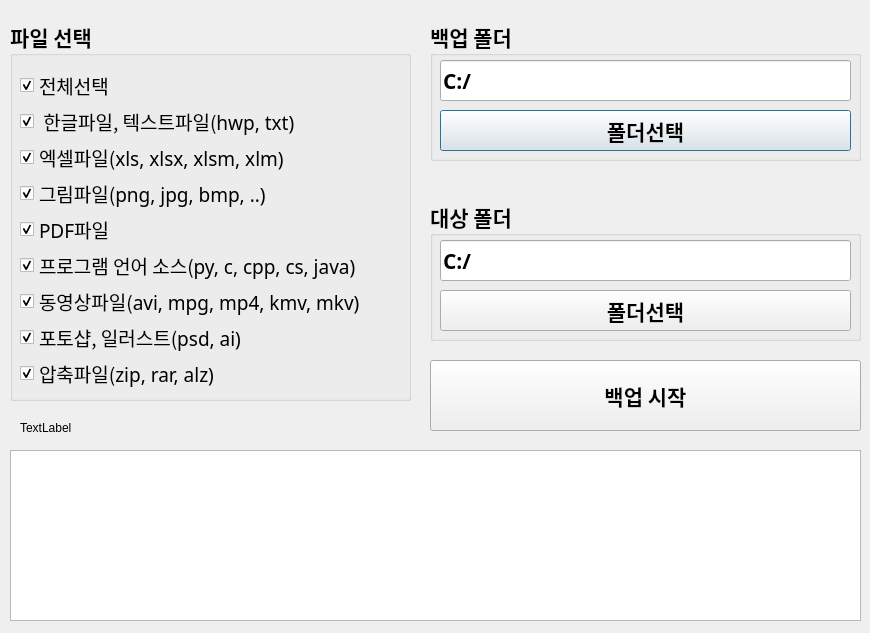
<?xml version="1.0" encoding="UTF-8"?>
<ui version="4.0">
 <class>Dialog</class>
 <widget class="QDialog" name="Dialog">
  <property name="geometry">
   <rect>
    <x>0</x>
    <y>0</y>
    <width>870</width>
    <height>633</height>
   </rect>
  </property>
  <property name="windowTitle">
   <string>파일 백업 프로그램</string>
  </property>
  <widget class="QGroupBox" name="groupSelectBox">
   <property name="geometry">
    <rect>
     <x>10</x>
     <y>20</y>
     <width>401</width>
     <height>381</height>
    </rect>
   </property>
   <property name="font">
    <font>
     <family>맑은 고딕</family>
     <pointsize>16</pointsize>
     <weight>75</weight>
     <bold>true</bold>
    </font>
   </property>
   <property name="title">
    <string>파일 선택</string>
   </property>
   <widget class="QWidget" name="">
    <property name="geometry">
     <rect>
      <x>10</x>
      <y>50</y>
      <width>372</width>
      <height>319</height>
     </rect>
    </property>
    <layout class="QFormLayout" name="formLayout">
     <item row="0" column="0">
      <layout class="QFormLayout" name="formLayout_2">
       <item row="0" column="0">
        <widget class="QCheckBox" name="checkBoxAll">
         <property name="font">
          <font>
           <family>맑은 고딕</family>
           <pointsize>14</pointsize>
           <weight>50</weight>
           <bold>false</bold>
          </font>
         </property>
         <property name="text">
          <string>전체선택</string>
         </property>
         <property name="checked">
          <bool>true</bool>
         </property>
        </widget>
       </item>
       <item row="1" column="0">
        <widget class="QCheckBox" name="checkBox1">
         <property name="font">
          <font>
           <family>맑은 고딕</family>
           <pointsize>14</pointsize>
           <weight>50</weight>
           <bold>false</bold>
          </font>
         </property>
         <property name="text">
          <string> 한글파일, 텍스트파일(hwp, txt)</string>
         </property>
         <property name="checked">
          <bool>true</bool>
         </property>
        </widget>
       </item>
       <item row="2" column="0">
        <widget class="QCheckBox" name="checkBox2">
         <property name="font">
          <font>
           <family>맑은 고딕</family>
           <pointsize>14</pointsize>
           <weight>50</weight>
           <bold>false</bold>
          </font>
         </property>
         <property name="text">
          <string>엑셀파일(xls, xlsx, xlsm, xlm)</string>
         </property>
         <property name="checked">
          <bool>true</bool>
         </property>
        </widget>
       </item>
       <item row="3" column="0">
        <widget class="QCheckBox" name="checkBox3">
         <property name="font">
          <font>
           <family>맑은 고딕</family>
           <pointsize>14</pointsize>
           <weight>50</weight>
           <bold>false</bold>
          </font>
         </property>
         <property name="text">
          <string>그림파일(png, jpg, bmp, ..)</string>
         </property>
         <property name="checked">
          <bool>true</bool>
         </property>
        </widget>
       </item>
       <item row="4" column="0">
        <widget class="QCheckBox" name="checkBox4">
         <property name="font">
          <font>
           <family>맑은 고딕</family>
           <pointsize>14</pointsize>
           <weight>50</weight>
           <bold>false</bold>
          </font>
         </property>
         <property name="text">
          <string>PDF파일</string>
         </property>
         <property name="checked">
          <bool>true</bool>
         </property>
        </widget>
       </item>
       <item row="5" column="0">
        <widget class="QCheckBox" name="checkBox5">
         <property name="font">
          <font>
           <family>맑은 고딕</family>
           <pointsize>14</pointsize>
           <weight>50</weight>
           <bold>false</bold>
          </font>
         </property>
         <property name="text">
          <string>프로그램 언어 소스(py, c, cpp, cs, java)</string>
         </property>
         <property name="checked">
          <bool>true</bool>
         </property>
        </widget>
       </item>
       <item row="6" column="0">
        <widget class="QCheckBox" name="checkBox6">
         <property name="font">
          <font>
           <family>맑은 고딕</family>
           <pointsize>14</pointsize>
           <weight>50</weight>
           <bold>false</bold>
          </font>
         </property>
         <property name="text">
          <string>동영상파일(avi, mpg, mp4, kmv, mkv)</string>
         </property>
         <property name="checked">
          <bool>true</bool>
         </property>
        </widget>
       </item>
       <item row="7" column="0">
        <widget class="QCheckBox" name="checkBox7">
         <property name="font">
          <font>
           <family>맑은 고딕</family>
           <pointsize>14</pointsize>
           <weight>50</weight>
           <bold>false</bold>
          </font>
         </property>
         <property name="text">
          <string>포토샵, 일러스트(psd, ai)</string>
         </property>
         <property name="checked">
          <bool>true</bool>
         </property>
        </widget>
       </item>
       <item row="8" column="0">
        <widget class="QCheckBox" name="checkBox8">
         <property name="font">
          <font>
           <family>맑은 고딕</family>
           <pointsize>14</pointsize>
           <weight>50</weight>
           <bold>false</bold>
          </font>
         </property>
         <property name="text">
          <string>압축파일(zip, rar, alz)</string>
         </property>
         <property name="checked">
          <bool>true</bool>
         </property>
        </widget>
       </item>
      </layout>
     </item>
    </layout>
   </widget>
  </widget>
  <widget class="QGroupBox" name="groupBox">
   <property name="geometry">
    <rect>
     <x>430</x>
     <y>20</y>
     <width>431</width>
     <height>141</height>
    </rect>
   </property>
   <property name="font">
    <font>
     <family>맑은 고딕</family>
     <pointsize>16</pointsize>
     <weight>75</weight>
     <bold>true</bold>
    </font>
   </property>
   <property name="title">
    <string>백업 폴더</string>
   </property>
   <widget class="QLineEdit" name="lineEditSrc">
    <property name="geometry">
     <rect>
      <x>10</x>
      <y>40</y>
      <width>411</width>
      <height>41</height>
     </rect>
    </property>
    <property name="font">
     <font>
      <family>맑은 고딕</family>
      <pointsize>16</pointsize>
     </font>
    </property>
    <property name="text">
     <string>C:/</string>
    </property>
   </widget>
   <widget class="QPushButton" name="pushButtonSrc">
    <property name="geometry">
     <rect>
      <x>10</x>
      <y>90</y>
      <width>411</width>
      <height>41</height>
     </rect>
    </property>
    <property name="text">
     <string>폴더선택</string>
    </property>
   </widget>
  </widget>
  <widget class="QGroupBox" name="groupBox_2">
   <property name="geometry">
    <rect>
     <x>430</x>
     <y>200</y>
     <width>431</width>
     <height>141</height>
    </rect>
   </property>
   <property name="font">
    <font>
     <family>맑은 고딕</family>
     <pointsize>16</pointsize>
     <weight>75</weight>
     <bold>true</bold>
    </font>
   </property>
   <property name="title">
    <string>대상 폴더</string>
   </property>
   <widget class="QLineEdit" name="lineEditDest">
    <property name="geometry">
     <rect>
      <x>10</x>
      <y>40</y>
      <width>411</width>
      <height>41</height>
     </rect>
    </property>
    <property name="font">
     <font>
      <family>맑은 고딕</family>
      <pointsize>16</pointsize>
     </font>
    </property>
    <property name="text">
     <string>C:/</string>
    </property>
   </widget>
   <widget class="QPushButton" name="pushButtonDest">
    <property name="geometry">
     <rect>
      <x>10</x>
      <y>90</y>
      <width>411</width>
      <height>41</height>
     </rect>
    </property>
    <property name="text">
     <string>폴더선택</string>
    </property>
   </widget>
  </widget>
  <widget class="QPushButton" name="pushButtonStart">
   <property name="geometry">
    <rect>
     <x>430</x>
     <y>360</y>
     <width>431</width>
     <height>71</height>
    </rect>
   </property>
   <property name="font">
    <font>
     <family>맑은 고딕</family>
     <pointsize>16</pointsize>
     <weight>75</weight>
     <bold>true</bold>
    </font>
   </property>
   <property name="text">
    <string>백업 시작</string>
   </property>
  </widget>
  <widget class="QTextEdit" name="textEdit">
   <property name="geometry">
    <rect>
     <x>10</x>
     <y>450</y>
     <width>851</width>
     <height>171</height>
    </rect>
   </property>
  </widget>
  <widget class="QLabel" name="labelStatus">
   <property name="geometry">
    <rect>
     <x>20</x>
     <y>420</y>
     <width>391</width>
     <height>16</height>
    </rect>
   </property>
   <property name="text">
    <string>TextLabel</string>
   </property>
  </widget>
 </widget>
 <resources/>
 <connections/>
</ui>
